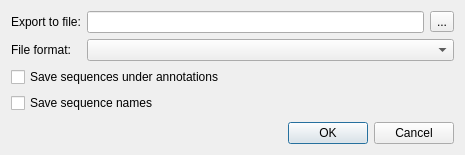
<?xml version="1.0" encoding="UTF-8"?>
<ui version="4.0">
 <class>U2::ExportAnnotationsDialog</class>
 <widget class="QDialog" name="U2::ExportAnnotationsDialog">
  <property name="geometry">
   <rect>
    <x>0</x>
    <y>0</y>
    <width>465</width>
    <height>155</height>
   </rect>
  </property>
  <property name="windowTitle">
   <string>Export Annotations</string>
  </property>
  <property name="modal">
   <bool>true</bool>
  </property>
  <layout class="QVBoxLayout" name="verticalLayout">
   <item>
    <layout class="QGridLayout" name="gridLayout">
     <item row="0" column="0">
      <widget class="QLabel" name="label">
       <property name="text">
        <string>Export to file:</string>
       </property>
      </widget>
     </item>
     <item row="0" column="1">
      <layout class="QHBoxLayout" name="horizontalLayout">
       <item>
        <widget class="QLineEdit" name="fileNameEdit"/>
       </item>
       <item>
        <widget class="QToolButton" name="chooseFileButton">
         <property name="text">
          <string>...</string>
         </property>
        </widget>
       </item>
      </layout>
     </item>
     <item row="1" column="1">
      <widget class="QComboBox" name="formatsBox"/>
     </item>
     <item row="1" column="0">
      <widget class="QLabel" name="label_2">
       <property name="text">
        <string>File format:</string>
       </property>
      </widget>
     </item>
    </layout>
   </item>
   <item>
    <widget class="QCheckBox" name="exportSequenceCheck">
     <property name="text">
      <string>Save sequences under annotations</string>
     </property>
    </widget>
   </item>
   <item>
    <widget class="QCheckBox" name="exportSequenceNameCheck">
     <property name="text">
      <string>Save sequence names</string>
     </property>
    </widget>
   </item>
   <item>
    <spacer name="verticalSpacer">
     <property name="orientation">
      <enum>Qt::Vertical</enum>
     </property>
     <property name="sizeHint" stdset="0">
      <size>
       <width>20</width>
       <height>40</height>
      </size>
     </property>
    </spacer>
   </item>
   <item>
    <layout class="QHBoxLayout" name="horizontalLayout_2">
     <item>
      <spacer name="horizontalSpacer">
       <property name="orientation">
        <enum>Qt::Horizontal</enum>
       </property>
       <property name="sizeHint" stdset="0">
        <size>
         <width>40</width>
         <height>20</height>
        </size>
       </property>
      </spacer>
     </item>
     <item>
      <widget class="QDialogButtonBox" name="buttonBox">
       <property name="orientation">
        <enum>Qt::Horizontal</enum>
       </property>
       <property name="standardButtons">
        <set>QDialogButtonBox::Cancel|QDialogButtonBox::Ok</set>
       </property>
      </widget>
     </item>
    </layout>
   </item>
  </layout>
 </widget>
 <resources/>
 <connections>
  <connection>
   <sender>buttonBox</sender>
   <signal>accepted()</signal>
   <receiver>U2::ExportAnnotationsDialog</receiver>
   <slot>accept()</slot>
   <hints>
    <hint type="sourcelabel">
     <x>248</x>
     <y>254</y>
    </hint>
    <hint type="destinationlabel">
     <x>157</x>
     <y>274</y>
    </hint>
   </hints>
  </connection>
  <connection>
   <sender>buttonBox</sender>
   <signal>rejected()</signal>
   <receiver>U2::ExportAnnotationsDialog</receiver>
   <slot>reject()</slot>
   <hints>
    <hint type="sourcelabel">
     <x>316</x>
     <y>260</y>
    </hint>
    <hint type="destinationlabel">
     <x>286</x>
     <y>274</y>
    </hint>
   </hints>
  </connection>
 </connections>
</ui>
